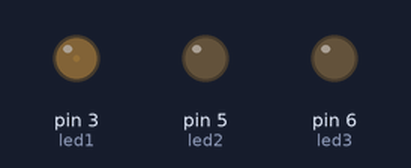
Bench run of a sketch on a simulated Arduino Uno, built with avr-gcc and run on an emulated ATmega328P. Shown: output pins drawn as LEDs (lit = HIGH).

Above: at 0.05 s.
At 1.0 s:
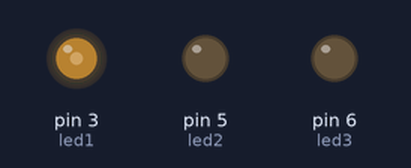
At 1.95 s:
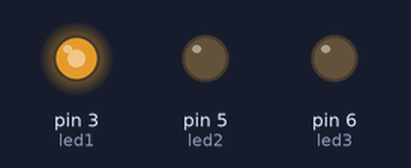
At 3.85 s:
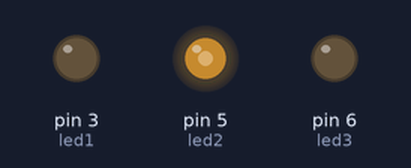
At 5.75 s:
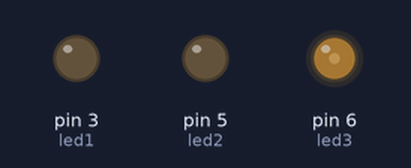
At 7.65 s:
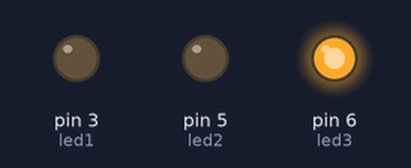
Timing chart, 0 to 10.0 s (numbered marks = the images above):
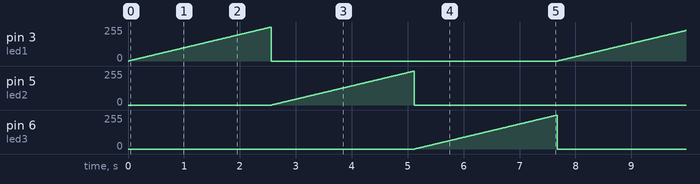

Measured:
- by itself, pin 3 (led1), pin 5 (led2), pin 6 (led3): ramps from 0/255 to 254/255 and jumps back, once every 7.7 s

The sketch:

rgbLED2.ino
```cpp
int led1 = 3;//Blue
int led2 = 5;//Green
int led3 = 6;//Red
int counter = 0;

int Time = 10;

void setup() {
  // put your setup code here, to run once:
  pinMode(led1,OUTPUT);
  pinMode(led2,OUTPUT);
  pinMode(led3,OUTPUT);
}

void makeOFF()
{
  digitalWrite(led1,LOW);
  digitalWrite(led2,LOW);
  digitalWrite(led3,LOW);
}

void Color(int a,int b ,int c)
{
   analogWrite(led1,a);
   analogWrite(led2,b);
   analogWrite(led3,c);
}

void loop() {
  // put your main code here, to run repeatedly:
    counter++;


    //
    for(int i=0;i<255;i++)
    {
      Color(i,0,0);
      delay(Time);
    }


    makeOFF();


    for(int i=0;i<255;i++)
    {
      Color(0,i,0);
      delay(Time);
    }

    makeOFF();

    for(int i=0;i<255;i++)
    {
      Color(0,0,i);
      delay(Time);
    }

    if(counter > 255)
       counter = 0;


}
```
